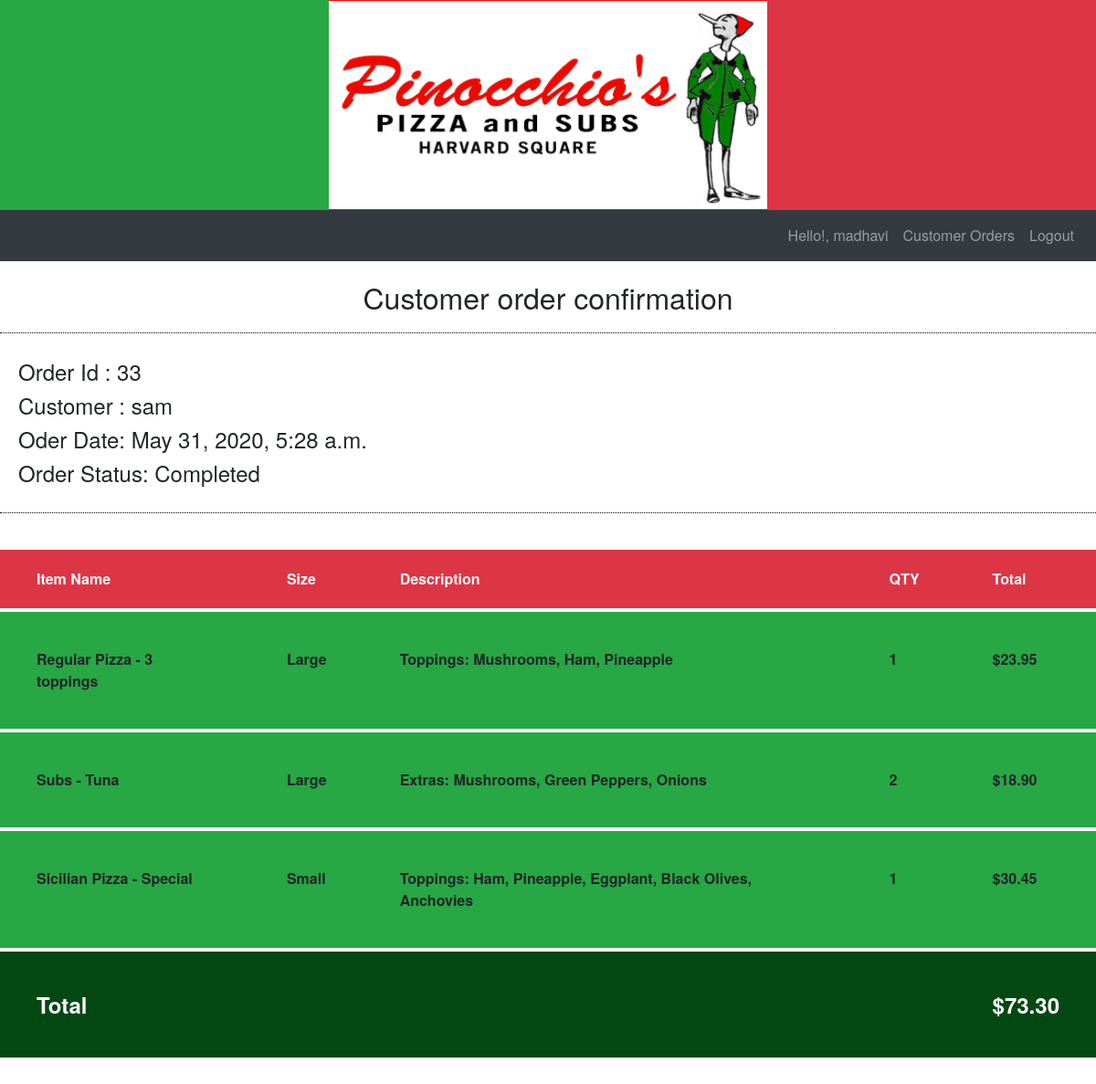
The page /33/staff_order_details (signed in) on the database its author committed.
### orders/models.py (models this page shows, shortened)
class Order(models.Model):
    user = models.ForeignKey(User, on_delete=models.CASCADE, related_name="user")
    total = models.FloatField()
    date_time = models.DateTimeField()
    status = models.BooleanField(default=False)
    payment = models.BooleanField(default=False)
    payment_session = models.CharField(max_length=100, null=True, blank=True)

class Order_Item(models.Model):
    order_id = models.ForeignKey(Order, on_delete=models.CASCADE, related_name="order_id")
    item_name = models.CharField(max_length=100)
    size = models.CharField(max_length=2, null=True, blank=True)
    description = models.CharField(max_length=200, null=True, blank=True)
    quantity = models.IntegerField()
    price = models.FloatField()

### orders/views.py (the view)
# urls.py: path("<int:order_id>/staff_order_details", views.staff_order_details, name="staff_order_details"),
@staff_member_required(login_url='staff_login')
def staff_order_details(request, order_id):
    order = Order.objects.filter(pk = order_id)
    if not order:
        return render(request, "users/staff/error.html", {"message": "Invalid customer order."})
    order_items = Order_Item.objects.filter(order_id = order[0].id)
    if not order_items:
        return render(request, "users/staff/error.html", {"message": "There are no items in this customer order"})
    context = {
        "order":order[0],
        "order_items":order_items
    }
    return render(request, "users/staff/order_details.html", context)

### orders/templatetags/template_filters.py (called while the page is built)
@register.filter
def currency_symbol(amount):
    return getattr(settings, "CURRENCY_SYMBOL", None) + "{:.2f}".format(amount)

### orders/templates/users/staff/order_details.html (shortened to what this page needs)
{% extends "users/staff/base.html" %}
{% load template_filters %}
{% block body %}
<h2 class="item-heading">Customer order confirmation</h2>
<div class="order-heading">
    <h4>Order Id : {{order.id}}</h4>
    <h4>Customer : {{order.user.username}}</h4>
    <h4>Oder Date: {{order.date_time}}</h4>
    <h4>Order Status: {% if order.status %}Completed{% else %}Pending{% endif %}</h4>
</div>
<table class="basket-item-tb">
    <tr>
        <th>Item Name</th>
        <th>Size</th>
        <th>Description</th>
        <th>QTY</th>
        <th>Total</th>
    </tr>
    {% for order_item in order_items %}
    <tr>
        <td> {{order_item.item_name }}</td>
        <td>
            {% if order_item.size %}
            {% if order_item.size == 'S' %}
            Small
            {% endif %}
            {% if order_item.size == 'L' %}
            Large
            {% endif %}
            {% endif %}
        </td>
        <td>
            {% if order_item.description %}
            {{order_item.description}}
            {% endif %}
        </td>
        <td><span class="title-label">QTY: </span>{{order_item.quantity}}</td>
        <td><span class="title-label">Total: </span>{{order_item.price |currency_symbol }}</td>
    </tr>
    {% endfor %}
    <tr id="total-row">
        <td colspan="4">Total</td>
        <td>{{order.total|currency_symbol}}</td>
    </tr>
</table>
{% endblock %}

### orders/templates/users/staff/base.html (shortened to what this page needs)
{% load static %}
{% load template_filters %}
<!DOCTYPE html>
<html>
<head>
    <link rel="stylesheet" href="https://stackpath.bootstrapcdn.com/bootstrap/4.5.0/css/bootstrap.min.css">
    <link rel="stylesheet" href="https://cdnjs.cloudflare.com/ajax/libs/font-awesome/4.7.0/css/font-awesome.min.css">
    <link rel="stylesheet" href="{% static 'orders/styles.css' %}">
</head>
<body>
    <header>
        <ul class="header">
            <li class="header-banner bg-success"></li>
            <li class="header-banner-mddle"><img class="header-img" src="{% static 'orders/Pinocchios_Pizza_Subs.png' %}" alt="Pinocchios Pizza Subs"></li>
            <li class="header-banner bg-danger"></li>
        </ul>
    </header>
    <nav class="navbar navbar-expand-lg navbar-dark bg-dark">
        <div class="collapse navbar-collapse" id="navbarSupportedContent">
            <ul class="navbar-nav ml-auto">
                {% if user.is_staff %}
                <li class="nav-item"><span class="nav-link">Hello!, {{ user.username }}</span></li>
                <li class="nav-item"><a class="nav-link" href="{% url 'staff_orders' %}">Customer Orders</a></li>
                <li class="nav-item"><a class="nav-link" href="{% url 'logout' %}">Logout</a></li>
                {% else %}
                <li class="nav-item"><a class="nav-link" href="{% url 'staff_login' %}">Login</a></li>
                {% endif %}
            </ul>
        </div>
    </nav>
    <main>
        {% block body %}
        {% endblock %}
    </main>
</body>
</html>

### orders/static/orders/styles.css (style rules this page uses)
* { box-sizing: border-box; }
body { font-family: 'Helvetica Neue', Helvetica, Arial, sans-serif; background-color: #ffffff; margin: 0; }
header { max-width: 1200px; padding: 0; margin: auto; }
.header { list-style-type: none; display: flex; flex-direction: row; padding: 0; margin: 0; }
.header-banner { width: 30%; max-height: 230px; }
.header-banner-mddle { width: 40%; max-width: 480px; max-height: 230px; }
.header-img { width: 100%; height: 100%; border-top: solid 1px red; border-bottom: solid 1px green; }
.navbar, main { max-width: 1200px; margin: auto; }
.item-heading { text-align: center; padding: 20px; border-bottom: dotted 1px #000000; }
.basket-item-tb { margin: 40px auto; width: 100%; }
.basket-item-tb th { padding: 20px 40px; }
.basket-item-tb tr { background-color: #28a745; border-bottom: solid 4px #ffffff; display: flex; flex-direction: column; padding: 40px; }
.basket-item-tb tr:first-child { display: none; }
#total-row { background-color: #034813; color: #ffffff; font-size: 1.5rem; display: block; }
.basket-item-tb td { padding: 5px; vertical-align: top; font-weight: bold; }
.order-heading { padding: 20px; border-bottom: dotted 1px #000000; }
@media (min-width: 876px) { .basket-item-tb { margin: 40px auto; width: 100%; } }
@media (min-width: 876px) { .basket-item-tb th { padding: 20px 40px; } }
@media (min-width: 876px) { .basket-item-tb tr { background-color: #28a745; border-bottom: solid 4px #ffffff; display: table-row; } }
@media (min-width: 876px) { .basket-item-tb tr:first-child { display: table-row; background-color: #dc3545; color: #ffffff; } }
@media (min-width: 876px) { #total-row { background-color: #034813; color: #ffffff; font-size: 1.5rem; display: table-row; } }
@media (min-width: 876px) { .basket-item-tb td { padding: 40px; vertical-align: top; font-weight: bold; } }

### rows shown on the page
Order: id "33", user.username "sam", date_time "May 31, 2020, 5:28 a.m.", total "$73.30"
Order_Item: item_name "Regular Pizza - 3 toppings", size "Large", description "Toppings: Mushrooms, Ham, Pineapple", quantity "1", price "$23.95"
Order_Item: item_name "Subs - Tuna", size "Large", description "Extras: Mushrooms, Green Peppers, Onions", quantity "2", price "$18.90"
Order_Item: item_name "Sicilian Pizza - Special", size "Small", description "Toppings: Ham, Pineapple, Eggplant, Black Olives, Anchovies", quantity "1", price "$30.45"

### other values the page prints
{{ user.username }} "madhavi"
